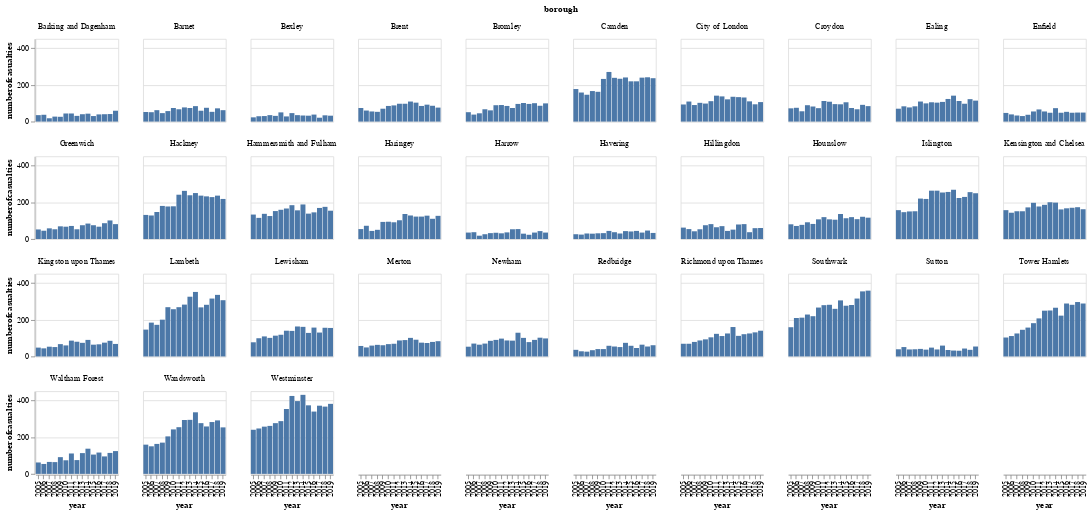

The notebook cell saved with this chart:
### Code cell
alt.Chart(boroughs).mark_bar().encode(
    y="numberofcasualties", x="year", facet=alt.Facet("borough", columns=10)
).properties(width=100, height=100)

### Figure 1 — Vega-Lite specification as saved in the notebook (floating-point values rounded to 4 significant figures; data arrays with more than 128 entries replaced by an {"elided": "..."} marker saying what was removed)
{"config": {"view": {"continuousWidth": 400, "continuousHeight": 300}}, "data": {"name": "data-54910748869207f4c2f5946bd0a72253"}, "mark": "bar", "encoding": {"facet": {"type": "nominal", "columns": 10, "field": "borough"}, "x": {"type": "nominal", "field": "year"}, "y": {"type": "quantitative", "field": "numberofcasualties"}}, "height": 100, "width": 100, "$schema": "https://vega.github.io/schema/vega-lite/v4.8.1.json", "datasets": {"data-54910748869207f4c2f5946bd0a72253": {"elided": "495 records"}}}
